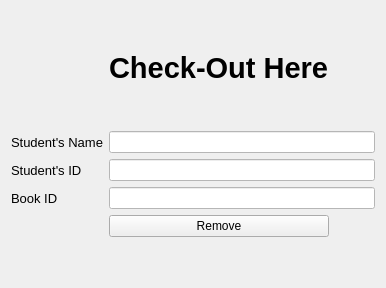
     <widget class="QWidget" name="page_check_out">
      <layout class="QGridLayout" name="gridLayout_3">
       <item row="1" column="1">
        <widget class="QLabel" name="label_7">
         <property name="font">
          <font>
           <family>Segoe UI</family>
           <pointsize>22</pointsize>
           <weight>75</weight>
           <bold>true</bold>
           <underline>false</underline>
          </font>
         </property>
         <property name="text">
          <string>Check-Out Here</string>
         </property>
        </widget>
       </item>
       <item row="6" column="1">
        <widget class="QPushButton" name="pushButton_10">
         <property name="text">
          <string>Remove</string>
         </property>
        </widget>
       </item>
       <item row="3" column="1" colspan="2">
        <widget class="QLineEdit" name="lineEdit_5">
         <property name="styleSheet">
          <string notr="true">background-color: rgb(255, 255, 255)</string>
         </property>
        </widget>
       </item>
       <item row="4" column="1" colspan="2">
        <widget class="QLineEdit" name="lineEdit_6">
         <property name="styleSheet">
          <string notr="true">background-color: rgb(255, 255, 255)</string>
         </property>
        </widget>
       </item>
       <item row="7" column="1">
        <spacer name="verticalSpacer_7">
         <property name="orientation">
          <enum>Qt::Vertical</enum>
         </property>
         <property name="sizeHint" stdset="0">
          <size>
           <width>20</width>
           <height>40</height>
          </size>
         </property>
        </spacer>
       </item>
       <item row="3" column="0">
        <widget class="QLabel" name="label_8">
         <property name="font">
          <font>
           <pointsize>10</pointsize>
          </font>
         </property>
         <property name="text">
          <string>Student's Name</string>
         </property>
        </widget>
       </item>
       <item row="0" column="1">
        <spacer name="verticalSpacer_5">
         <property name="orientation">
          <enum>Qt::Vertical</enum>
         </property>
         <property name="sizeHint" stdset="0">
          <size>
           <width>20</width>
           <height>40</height>
          </size>
         </property>
        </spacer>
       </item>
       <item row="6" column="2">
        <spacer name="horizontalSpacer_2">
         <property name="orientation">
          <enum>Qt::Horizontal</enum>
         </property>
         <property name="sizeHint" stdset="0">
          <size>
           <width>40</width>
           <height>20</height>
          </size>
         </property>
        </spacer>
       </item>
       <item row="5" column="1" colspan="2">
        <widget class="QLineEdit" name="lineEdit_4">
         <property name="styleSheet">
          <string notr="true">background-color: rgb(255, 255, 255)</string>
         </property>
        </widget>
       </item>
       <item row="2" column="1">
        <spacer name="verticalSpacer_6">
         <property name="orientation">
          <enum>Qt::Vertical</enum>
         </property>
         <property name="sizeHint" stdset="0">
          <size>
           <width>20</width>
           <height>40</height>
          </size>
         </property>
        </spacer>
       </item>
       <item row="5" column="0">
        <widget class="QLabel" name="label_10">
         <property name="font">
          <font>
           <pointsize>10</pointsize>
          </font>
         </property>
         <property name="text">
          <string>Book ID</string>
         </property>
        </widget>
       </item>
       <item row="4" column="0">
        <widget class="QLabel" name="label_12">
         <property name="font">
          <font>
           <pointsize>10</pointsize>
          </font>
         </property>
         <property name="text">
          <string>Student's ID</string>
         </property>
        </widget>
       </item>
      </layout>
     </widget>
